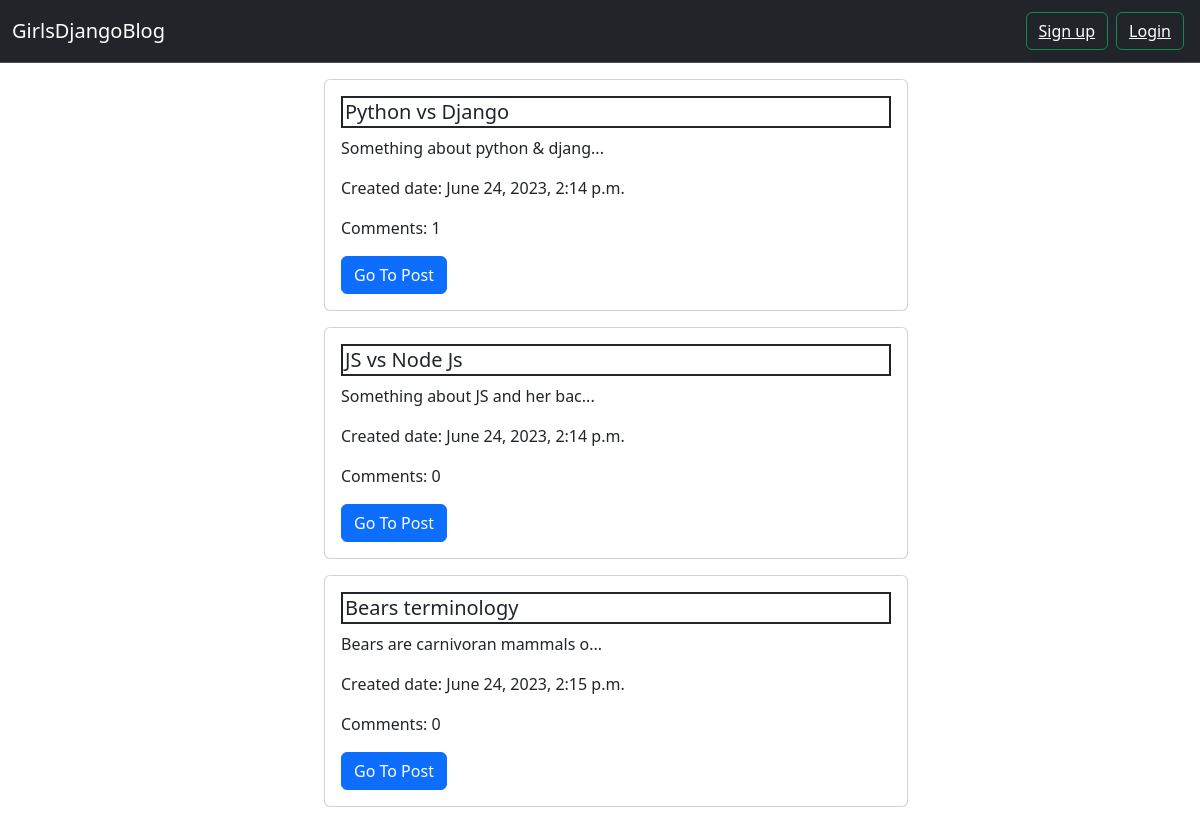
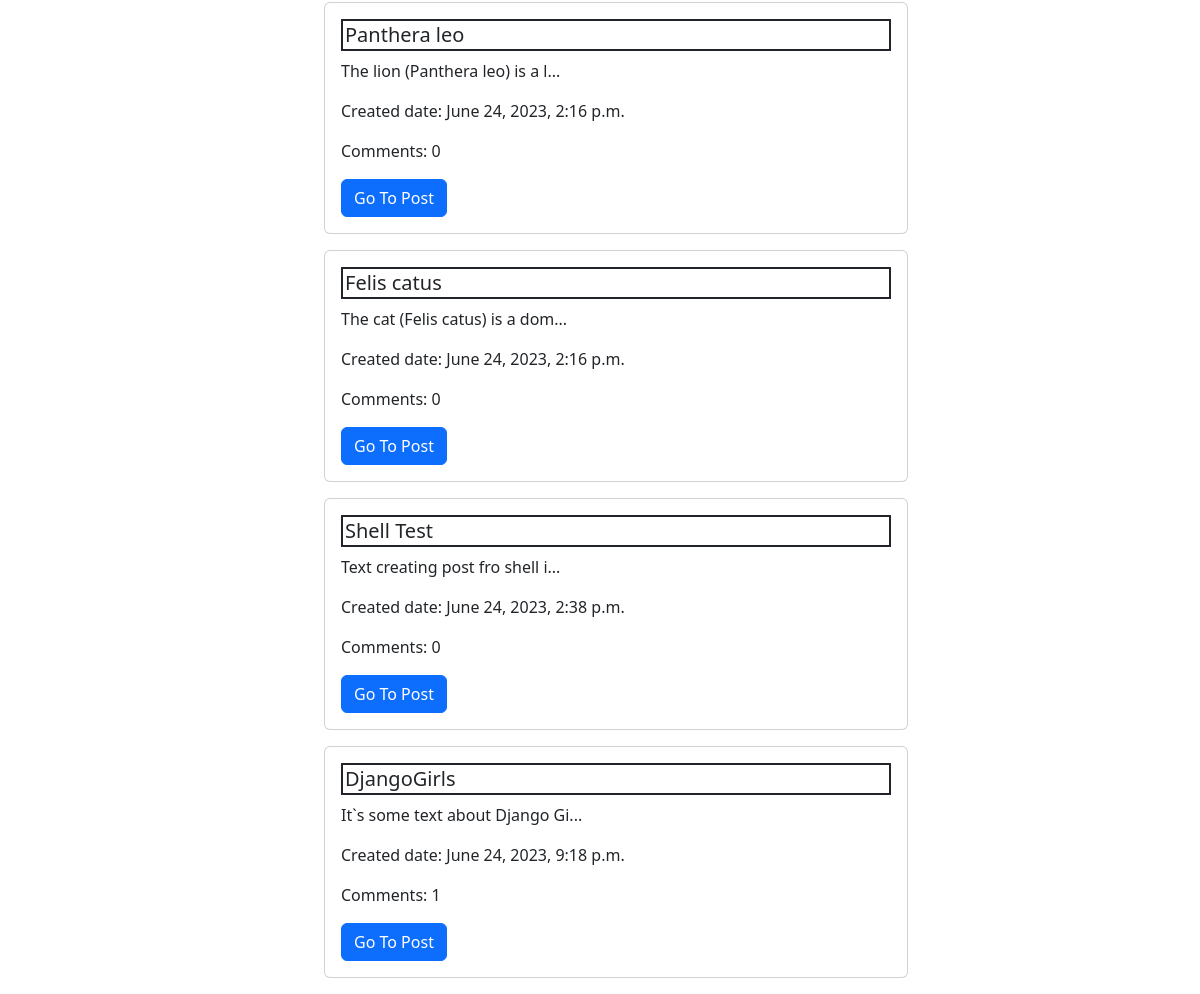
The page / on the database its author committed (2 pictures, top to bottom).
### blog/models.py (models this page shows, shortened)
class Post(models.Model):
    author = models.ForeignKey(settings.AUTH_USER_MODEL, on_delete=models.CASCADE)
    title = models.CharField(max_length=200)
    text = models.TextField()
    created_date = models.DateTimeField(default=timezone.now)
    published_date = models.DateTimeField(blank=True, null=True)
    def approved_comments(self):
        return self.comments.filter(approved_comment=True)

### blog/views.py (the view)
# urls.py: path('', views.post_list, name='post_list'),
def post_list(request):
    posts = Post.objects.order_by('created_date')
    return render(request, 'blog/post_list.html', {'posts': posts})

### blog/templates/blog/post_list.html
{% extends 'blog/base.html' %}
{% block content %}
    <ul>
        {% for i in posts %}
            <div class="d-flex justify-content-center">
            <div class="card mt-3 w-50" style="width: 18rem;">
  <div class="card-body">
    <h5 class="card-title">{{ i.title }}</h5>
    <p class="card-text">{{ i.text|slice:"30" }}{% if i.text|length > 30 %}...{% endif %}</p>
      <p class="card-text">Created date: {{ i.created_date }}</p>
  <p class="card-text">Comments: {{ i.approved_comments.count }}</p>
    <a href="{% url 'post_detail' pk=i.pk %}" class="btn btn-primary">Go To Post</a>
  </div>
            </div>
            </div>
        {% endfor %}
    </ul>
{% endblock %}

### blog/static/css/blog.css (style rules this page uses)
a { color: white; }
h5 { padding: 2px; border: 2px solid ; }

### rows shown on the page
Post: title "Python vs Django", text "Something about python & djang", created_date "June 24, 2023, 2:14 p.m.", approved_comments.count "1"
Post: title "JS vs Node Js", text "Something about JS and her bac", created_date "June 24, 2023, 2:14 p.m.", approved_comments.count "0"
Post: title "Bears terminology", text "Bears are carnivoran mammals o", created_date "June 24, 2023, 2:15 p.m.", approved_comments.count "0"
Post: title "Panthera leo", text "The lion (Panthera leo) is a l", created_date "June 24, 2023, 2:16 p.m.", approved_comments.count "0"
Post: title "Felis catus", text "The cat (Felis catus) is a dom", created_date "June 24, 2023, 2:16 p.m.", approved_comments.count "0"
Post: title "Shell Test", text "Text creating post fro shell i", created_date "June 24, 2023, 2:38 p.m.", approved_comments.count "0"
Post: title "DjangoGirls", text "It`s some text about Django Gi", created_date "June 24, 2023, 9:18 p.m.", approved_comments.count "1"
